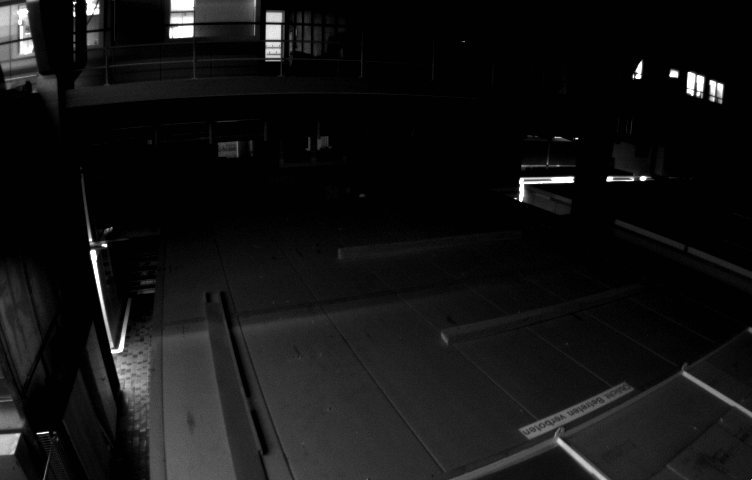
//> input picture examples/image.png, 752 x 480 px
$ ./main   (built with g++ and OpenCV 4)
//> lines starting //> are read from the running program, lines starting //| are printed output that depends on the picture; after the words box and inside, x2 and y2 are one past the last pixel; in counts of white or black regions, pixels touching at a corner belong together
### include/FASTFeatureDetector.h
#pragma once

#include <opencv2/opencv.hpp>

class FASTFeatureDetectorClass {
private:
    // FAST 角点检测阈值，范围 0 - 1
    float threshold;
    // FAST 角点检测屏蔽边框大小，靠近图像边缘的不检测
    int edgeDistance;
    // 若一个像素点周围有 N 个像素点满足要求，则认为这个像素点是 FAST 角点
    int N;
    // FAST 角点周围像素点的相对坐标，pair<du, dv>
    std::vector<std::pair<int, int>> index = {
        {0, -3}, {1, -3}, {2, -2}, {3, -1}, {3, 0}, {3, 1}, {2, 2}, {1, 3},
        {0, 3}, {-1, 3}, {-2, 2}, {-3, 1}, {-3, 0}, {-3, -1}, {-2, -2}, {-1, -3} };
    // 检测稀疏角点时，两个特征点之间的最小距离
    int minDistance;
    // FAST 角点检测最小灰度值差
    int minGrayValueDiff;

public:
    /* 不带参数的构造函数 */
    FASTFeatureDetectorClass();
    /* 带参数的构造函数 */
    FASTFeatureDetectorClass(float SET_threshold,
                             int SET_edgeDistance,
                             int SET_N,
                             int SET_minDistance,
                             int SET_minGrayValueDiff);

private:
    /* 判断一幅图像中的某一个像素点是否为 FAST 角点，默认输入信息全部合法 */
    inline bool IsFASTFeature(cv::Mat &image, int u, int v);

    /* 判断一幅图像中的某一个像素点是否为 FAST 角点，并返回这个角点的得分，默认输入信息全部合法 */
    inline bool IsFASTFeature(cv::Mat &image, int u, int v, int &score);

public:
    /* 检测一幅图像中的所有 FAST 角点 */
    std::vector<cv::Point2f> DetectAllFeatures(cv::Mat &image);

    /* 检测一幅图像中的稀疏的 FAST 角点 */
    std::vector<cv::Point2f> DetectSparseFeatures(cv::Mat &image);

    /* 在给定屏蔽域的情况下，检测一幅图像中的稀疏的 FAST 角点 */
    std::vector<cv::Point2f> DetectSparseFeatures(cv::Mat &image, cv::Mat &mask);

    /* 检测一幅图像中的评价较高的稀疏的 FAST 角点 */
    std::vector<cv::Point2f> DetectGoodSparseFeatures(cv::Mat &image);

    /* 在给定屏蔽域的情况下，检测一幅图像中的评价较高的稀疏的 FAST 角点 */
    std::vector<cv::Point2f> DetectGoodSparseFeatures(cv::Mat &image, cv::Mat &mask);
};

### stash/FASTFeatureDetector.h
#pragma once

#include <opencv2/opencv.hpp>

class FASTFeatureDetectorClass {
private:
    // FAST 角点检测阈值，范围 0 - 1
    float threshold;
    // FAST 角点检测屏蔽边框大小，靠近图像边缘的不检测
    int edgeDistance;
    // 若一个像素点周围有 N 个像素点满足要求，则认为这个像素点是 FAST 角点
    int N;
    // FAST 角点周围像素点的相对坐标，pair<du, dv>
    std::vector<std::pair<int, int>> index = {
        {0, -3}, {1, -3}, {2, -2}, {3, -1}, {3, 0}, {3, 1}, {2, 2}, {1, 3},
        {0, 3}, {-1, 3}, {-2, 2}, {-3, 1}, {-3, 0}, {-3, -1}, {-2, -2}, {-1, -3} };
    // 检测稀疏角点时，两个特征点之间的最小距离
    int minDistance;
    // FAST 角点检测最小灰度值差
    int minGrayValueDiff;

public:
    /* 不带参数的构造函数 */
    FASTFeatureDetectorClass();
    /* 带参数的构造函数 */
    FASTFeatureDetectorClass(float SET_threshold,
                             int SET_edgeDistance,
                             int SET_N,
                             int SET_minDistance,
                             int SET_minGrayValueDiff);

private:
    /* 判断一幅图像中的某一个像素点是否为 FAST 角点，默认输入信息全部合法 */
    inline bool IsFASTFeature(cv::Mat &image, int u, int v);

    /* 判断一幅图像中的某一个像素点是否为 FAST 角点，并返回这个角点的得分，默认输入信息全部合法 */
    inline bool IsFASTFeature(cv::Mat &image, int u, int v, int &score);

public:
    /* 检测一幅图像中的所有 FAST 角点 */
    std::vector<cv::Point2f> DetectAllFeatures(cv::Mat &image);

    /* 检测一幅图像中的稀疏的 FAST 角点 */
    std::vector<cv::Point2f> DetectSparseFeatures(cv::Mat &image);

    /* 在给定屏蔽域的情况下，检测一幅图像中的稀疏的 FAST 角点 */
    std::vector<cv::Point2f> DetectSparseFeatures(cv::Mat &image, cv::Mat &mask);

    /* 检测一幅图像中的评价较高的稀疏的 FAST 角点 */
    std::vector<cv::Point2f> DetectGoodSparseFeatures(cv::Mat &image);

    /* 在给定屏蔽域的情况下，检测一幅图像中的评价较高的稀疏的 FAST 角点 */
    std::vector<cv::Point2f> DetectGoodSparseFeatures(cv::Mat &image, cv::Mat &mask);
};

### stash/FASTFeatureDetector.cpp
#include <FASTFeatureDetector.h>

/* 不带参数的构造函数 */
// [8 lines left out: function FASTFeatureDetectorClass, not called in this run]


/* 带参数的构造函数 */
FASTFeatureDetectorClass::FASTFeatureDetectorClass(float SET_threshold,
                                                   int SET_edgeDistance,
                                                   int SET_N,
                                                   int SET_minDistance,
                                                   int SET_minGrayValueDiff) {
    threshold = SET_threshold;          // FAST 角点检测阈值，范围 0 - 1
    edgeDistance = SET_edgeDistance;    // FAST 角点检测屏蔽边框大小，靠近图像边缘的不检测
    N = SET_N;                          // 若一个像素点周围有 N 个像素点满足要求，则认为这个像素点是 FAST 角点
    minDistance = SET_minDistance;      // 检测稀疏角点时，两个特征点之间的最小距离
    minGrayValueDiff = SET_minGrayValueDiff;    // FAST 角点检测最小灰度值差
    // 如果检测阈值不在范围内，则强行调整
    if (threshold < 0 || threshold > 1) {
        threshold = 0.2;
    }
    // 如果屏蔽边框过小，则强制赋值
    if (edgeDistance < 3) {
        edgeDistance = 3;
    }
    // 如果最少满足数 N 不在合理范围内，则强行调整
    if (N < 1 || N > 15) {
        N = 12;
    }
    // 如果稀疏点检测的特征点之间的最小距离不再合理范围内，则强行调整
    if (minDistance < 1) {
        minDistance = 1;
    }
    // 如果最小灰度值差过小，则强制赋值
    if (minGrayValueDiff < 0) {
        minGrayValueDiff = 0;
    }
}

/* 判断一幅图像中的某一个像素点是否为 FAST 角点，默认输入信息全部合法 */
// [4 lines left out: function IsFASTFeature, not called in this run]


/* 判断一幅图像中的某一个像素点是否为 FAST 角点，并返回这个角点的得分，默认输入信息全部合法 */
inline bool FASTFeatureDetectorClass::IsFASTFeature(cv::Mat &image, int u, int v, int &score) {
    // 得分默认为 0
    score = 0;

    // 根据阈值计算当前像素点的判断上下限
    int midGrayValue = image.at<uchar>(v, u);
    int diff = minGrayValueDiff > int(threshold * float(midGrayValue)) ? minGrayValueDiff : int(threshold * float(midGrayValue));
    int maxThreshold = midGrayValue + diff;
    int minThreshold = midGrayValue - diff;
    int maxCount = 0;
    int minCount = 0;

    // 如果是FAST-12及其以上算法，则可以预测试
    if (N >= 12) {
        std::vector<unsigned int> subIndex = {0, 4, 8, 12};
        for (unsigned int i = 0; i < subIndex.size(); i++) {
            int grayValue = image.at<uchar>(v + index[subIndex[i]].second, u + index[subIndex[i]].first);
            if (grayValue > maxThreshold) {
                maxCount++;
                minCount = 0;
            } else if (grayValue < minThreshold) {
                minCount++;
                maxCount = 0;
            } else {
                minCount = 0;
                maxCount = 0;
            }
        }
        // 如果不存在连续 3 个同时大于最大阈值或者同时小于最小阈值的情况，则不可能是角点
        if (minCount < 3 && maxCount < 3) {
            return false;
        }
    }

    // 构造比较结果序列，小于最小阈值为-1，大于最大阈值为+1
    std::vector<int> compareResult(index.size(), 0);
    for (unsigned int i = 0; i < index.size(); i++) {
        int grayValue = image.at<uchar>(v + index[i].second, u + index[i].first);
        if (grayValue > maxThreshold) {
            compareResult[i] = 1;
        } else if (grayValue < minThreshold) {
            compareResult[i] = -1;
        }
    }

    // 遍历两次比较结果序列进行计数
    minCount = 0;
    maxCount = 0;
    for (int k = 0; k < 2; k++) {
        for (unsigned int i = 0; i < compareResult.size(); i++) {
            if (compareResult[i] == 1) {
                maxCount++;
                minCount = 0;
            } else if (compareResult[i] == -1) {
                minCount++;
                maxCount = 0;
            } else {
                minCount = 0;
                maxCount = 0;
            }
            // 如果连续 N 个大于最大阈值，或者连续 N 个小于最小阈值，则此点为 FAST 角点
            if (maxCount >= N || minCount >= N) {
                score = maxCount > minCount ? maxCount : minCount;
                return true;
            }
        }
    }
    return false;
}


/* 检测一幅图像中的所有 FAST 角点 */
// [24 lines left out: function DetectAllFeatures, not called in this run]


/* 检测一幅图像中的稀疏的 FAST 角点 */
// [33 lines left out: function DetectSparseFeatures, not called in this run]


/* 在给定屏蔽域的情况下，检测一幅图像中的稀疏的 FAST 角点 */
// [31 lines left out: function DetectSparseFeatures, not called in this run]


/* 检测一幅图像中的评价较高的稀疏的 FAST 角点 */
std::vector<cv::Point2f> FASTFeatureDetectorClass::DetectGoodSparseFeatures(cv::Mat &image) {
    std::vector<cv::Point2f> points;

    // 每一种评分（16 -> N）都单独排一行，最高分（16）的脚标为 0
    std::vector<std::vector<cv::Point2f>> allPoints(16 - N + 1);

    // 如果图像是空的，则返回空列表
    if (image.data == nullptr) {
        return points;
    }

    // 遍历整个图像区域，检测所有的 FAST 角点并根据排名进行桶排序
    for (int u = edgeDistance; u < image.cols - edgeDistance; u++) {
        for (int v = edgeDistance; v < image.rows - edgeDistance; v++) {
            int score = 0;
            if (IsFASTFeature(image, u, v, score)) {
                int idx = 16 - score;
                allPoints[idx].emplace_back(cv::Point2f(u, v));
            }
        }
    }

    // 构造屏蔽域
    cv::Mat mask = cv::Mat(image.rows, image.cols, CV_8UC1, cv::Scalar(255));

    // 从最高分到最低分依次遍历所有的 FAST 角点
    for (unsigned int i = 0; i < allPoints.size(); i++) {
        for (unsigned int j = 0; j < allPoints[i].size(); j++) {
            // 如果当前角点的像素坐标没有被屏蔽，则将此点放到输出列表中，并更新屏蔽域
            if (mask.at<uchar>(allPoints[i][j].y, allPoints[i][j].x) == 255) {
                points.emplace_back(allPoints[i][j]);
                cv::circle(mask, allPoints[i][j], minDistance, 0, -1);
            }
        }
    }

    // 返回检测到的所有特征点
    return points;
}


/* 在给定屏蔽域的情况下，检测一幅图像中的评价较高的稀疏的 FAST 角点 */
// [41 lines left out: function DetectGoodSparseFeatures, not called in this run]

### stash/main.cpp
#include <FASTFeatureDetector.h>
#include <string>
#include <iostream>
#include <ctime>

clock_t startTime, endTime;

//定义图片存放路径
std::string image_filepath = "../examples/image.png";

int main() {
    FASTFeatureDetectorClass FASTFeatureDetector(0.2, 10, 12, 15, 8);

    // 加载图像（以灰度方式），并检查是否加载成功，如果不成功则终止程序
    cv::Mat image = cv::imread(image_filepath, 0);
//> image is the input picture: 480 rows x 752 cols, CV_8UC1; min 1, max 255, mean 19.3
    assert(image.data != nullptr);
    cv::imshow("image", image);

    // 检测 FAST 角点
    cv::Mat mask = cv::Mat(image.rows, image.cols, CV_8UC1, cv::Scalar(255));
    cv::circle(mask, cv::Point2f(image.cols / 2, image.rows / 2), 200, 0, -1);
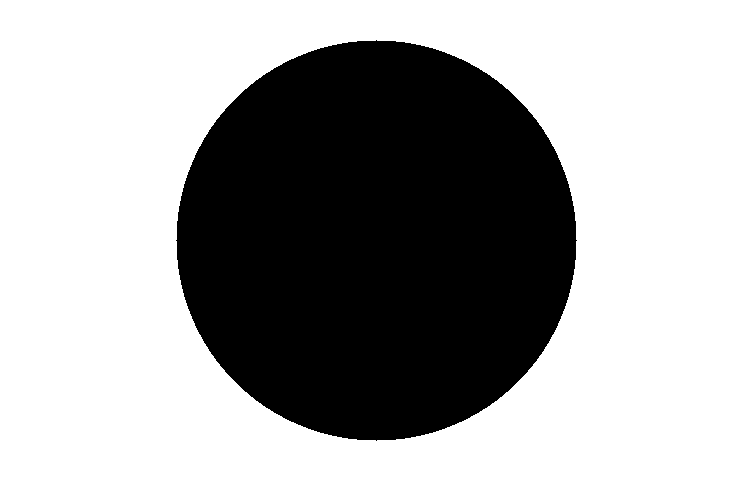
//> mask: 480 rows x 752 cols, CV_8UC1; 65.2% white; 1 black region, box (x1, y1, x2, y2) and area: (176, 40, 577, 441) 125629
    startTime = clock();
    std::vector<cv::Point2f> points = FASTFeatureDetector.DetectGoodSparseFeatures(image);
//> after the loop in DetectGoodSparseFeatures, `for (int u = edgeDistance; u < image.cols - edgeDistance; u++)`: allPoints = 5 point lists
//> the loop in DetectGoodSparseFeatures, `for (unsigned int i = 0; i < allPoints.size(); i++)` made 5 passes
//> after the loop in DetectGoodSparseFeatures, `for (unsigned int i = 0; i < allPoints.size(); i++)`:
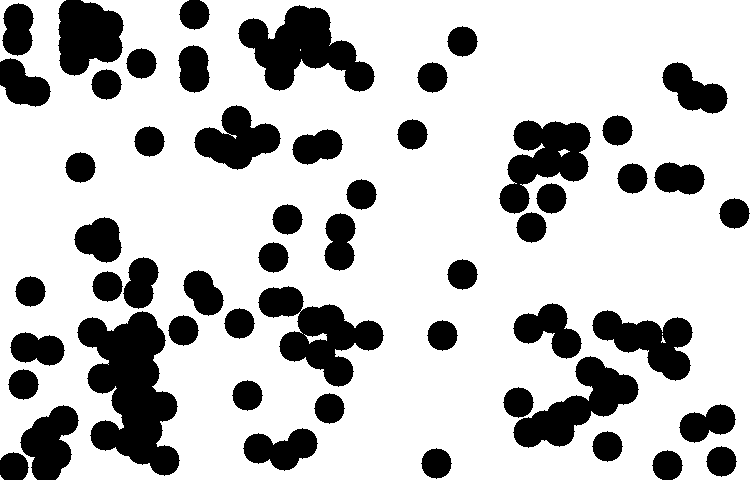
//> mask: 480 rows x 752 cols, CV_8UC1; 75.9% white; 54 black regions, largest, box (x1, y1, x2, y2) and area: (77, 311, 180, 476) 9689, (238, 5, 375, 92) 6116, (258, 286, 384, 387) 5595
//> after the loop in DetectGoodSparseFeatures, `for (unsigned int i = 0; i < allPoints.size(); i++)`: points = 144 Points (x, y), first 12: [10, 73], [13, 467], [17, 40], [18, 18], [20, 89], [23, 384], [25, 347], [30, 291], [35, 91], [35, 442], [46, 431], [46, 467]
    endTime = clock();
    std::cout << "My code Features detect time cost " << (double)(endTime - startTime) / CLOCKS_PER_SEC << std::endl;
    std::cout << points.size() << std::endl;
//| 144

    // OpenCV 检测 FAST 角点
    std::vector<cv::KeyPoint> keypoints;
    startTime = clock();
    cv::FAST(image, keypoints, 40);
//> keypoints = 228 keypoints; strongest (x, y, size): (37, 433, 7), (633, 77, 7), (688, 72, 7), (515, 198, 7)
    endTime = clock();
    std::cout << "OpenCV Features detect time cost " << (double)(endTime - startTime) / CLOCKS_PER_SEC << std::endl;

    // 在原图上画上特征点
    cv::Mat showImage = cv::Mat(image.rows, image.cols, CV_8UC3);
    cv::cvtColor(image, showImage, CV_GRAY2BGR);
    for (auto &point : points) {
        cv::circle(showImage, point, 3, cv::Scalar(0, 0, 255), 1);
    }
//> this loop made 144 passes
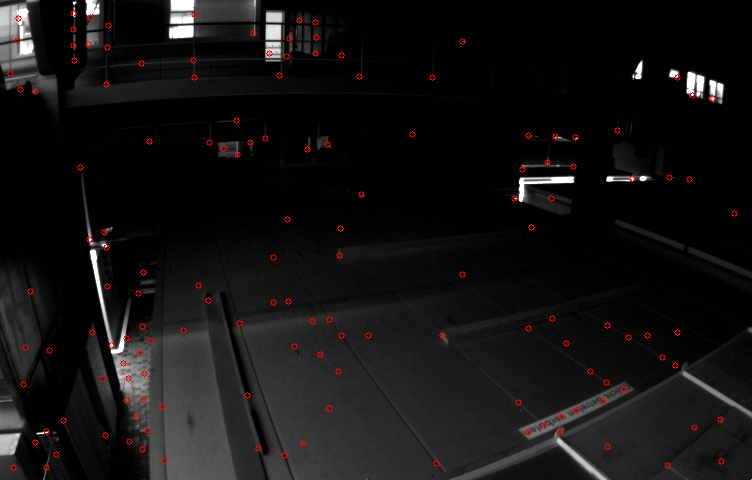
//> showImage: 480 rows x 752 cols, CV_8UC3; 0.64% of pixels changed, all inside (x1, y1, x2, y2) = (7, 10, 738, 471)
    cv::imshow("image with FAST features", showImage);

    // 暂停
    cv::waitKey();

    return 0;
}
